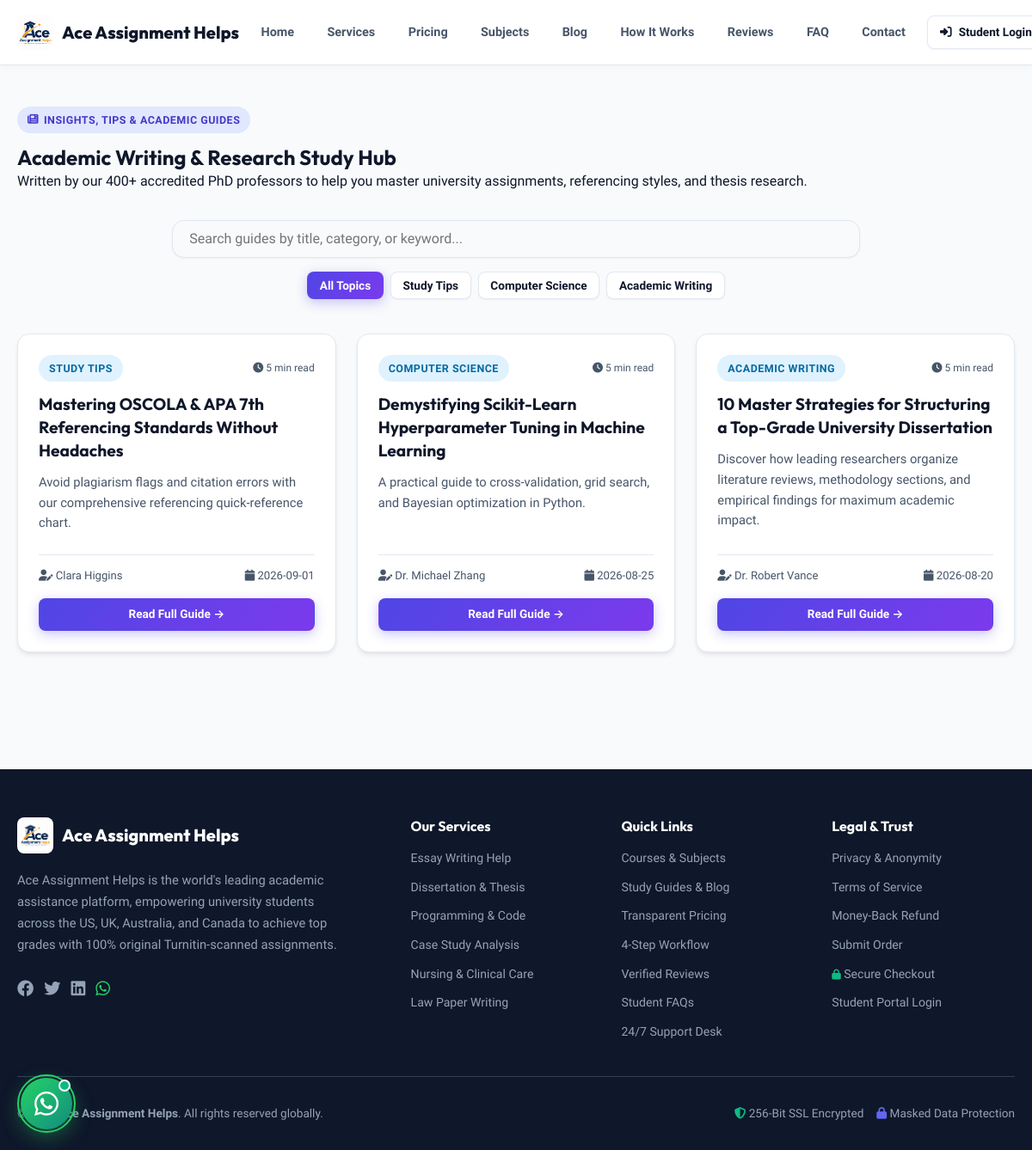
Screenshot of /blog.php with the database file from the repository.
### tables this page shows
CREATE TABLE `blogs` (
  `id` int NOT NULL AUTO_INCREMENT,
  `title` varchar(255) NOT NULL,
  `excerpt` text,
  `content` longtext,
  `category` varchar(100) DEFAULT NULL,
  `author` varchar(255) DEFAULT NULL,
  `published_at` date DEFAULT NULL,
  `image` varchar(255) DEFAULT NULL,
  PRIMARY KEY (`id`)
);

### includes/db.php (called while the page is built, shortened)
<?php
class DataStore {
    private static $pdo = null;
    private static $dbHost = 'database-1.c1o0ygcs2cex.ap-south-1.rds.amazonaws.com';
    private static $dbPort = 3306;
    private static $dbUser = 'admin';
    private static $dbPass = 'Marwal#1627';
    private static $dbName = 'aceassignmenthelp_db';
    public static function getPdo() {
        if (self::$pdo === null) {
            try {
                $dsn = "mysql:host=" . self::$dbHost . ";port=" . self::$dbPort . ";dbname=" . self::$dbName . ";charset=utf8mb4";
                self::$pdo = new PDO($dsn, self::$dbUser, self::$dbPass, [
                    PDO::ATTR_ERRMODE => PDO::ERRMODE_EXCEPTION,
                    PDO::ATTR_DEFAULT_FETCH_MODE => PDO::FETCH_ASSOC,
                    PDO::ATTR_EMULATE_PREPARES => false,
                    PDO::ATTR_TIMEOUT => 5
                ]);
            } catch (Throwable $e) {
                error_log("MySQL Connection Failed: " . $e->getMessage());
                self::$pdo = null;
                throw new Exception("Unable to connect to MySQL database: " . $e->getMessage());
            }
        }
        return self::$pdo;
    }
    private static function formatRecordFromDb($collectionName, $row) {
        return $row;
    }
    public static function getCollection($collectionName) {
        $pdo = self::getPdo();
        try {
            $stmt = $pdo->query("SELECT * FROM `$collectionName` ORDER BY id DESC");
            $rows = $stmt->fetchAll();
            $result = [];
            foreach ($rows as $row) {
                $result[] = self::formatRecordFromDb($collectionName, $row);
            }
            return $result;
        } catch (Throwable $e) {
            error_log("DataStore::getCollection error ($collectionName): " . $e->getMessage());
            return [];
        }
    }
}

### blog.php (the view, shortened to what this page needs)
<?php
include __DIR__ . '/includes/header.php';
$blogs = DataStore::getCollection('blogs');
$categories = [];
foreach ($blogs as $b) {
    if (!empty($b['category']) && !in_array($b['category'], $categories)) {
        $categories[] = $b['category'];
    }
}
?>
<div class="container" style="padding-top:3rem; padding-bottom:5rem;">
  <div class="section-header">
    <div class="badge badge-primary" style="margin-bottom:0.8rem;">
      <i class="fa-solid fa-newspaper"></i> Insights, Tips & Academic Guides
    </div>
    <h2>Academic Writing & Research Study Hub</h2>
    <p>Written by our 400+ accredited PhD professors to help you master university assignments, referencing styles, and thesis research.</p>
  </div>
  <div style="max-width:800px; margin:2rem auto; display:flex; flex-direction:column; gap:1rem; align-items:center;">
    <input type="text" id="blogSearchInput" class="form-control" placeholder="Search guides by title, category, or keyword..." style="padding:0.9rem 1.2rem; font-size:1rem; border-radius:var(--radius-md); box-shadow:var(--shadow-sm); width:100%;">
    <?php if (!empty($categories)): ?>
      <div style="display:flex; flex-wrap:wrap; gap:8px; justify-content:center;">
        <button class="btn btn-primary btn-sm blog-tab active" data-cat="all" onclick="filterBlogCategory('all', this)">All Topics</button>
        <?php foreach ($categories as $cat): ?>
          <button class="btn btn-outline btn-sm blog-tab" data-cat="<?php echo htmlspecialchars($cat); ?>" onclick="filterBlogCategory('<?php echo htmlspecialchars(addslashes($cat)); ?>', this)">
            <?php echo htmlspecialchars($cat); ?>
          </button>
        <?php endforeach; ?>
      </div>
    <?php endif; ?>
  </div>
  <div class="grid-3" id="blogsGrid" style="margin-top:2.5rem;">
    <?php foreach ($blogs as $blog): ?>
      <div class="feature-card blog-item-card" data-category="<?php echo htmlspecialchars($blog['category'] ?? ''); ?>" style="display:flex; flex-direction:column; justify-content:space-between; height:100%;">
        <div>
          <div style="display:flex; justify-content:space-between; align-items:center; margin-bottom:0.8rem;">
            <span class="badge badge-info"><?php echo htmlspecialchars($blog['category']); ?></span>
            <small style="color:var(--text-muted); font-size:0.75rem;"><i class="fa-solid fa-clock"></i> 5 min read</small>
          </div>
          <h3 style="font-size:1.2rem; margin-bottom:0.8rem; line-height:1.4;">
            <a href="/blog-detail.php?id=<?php echo $blog['id']; ?>" style="color:var(--text-main); text-decoration:none; transition:color 0.2s;" onmouseover="this.style.color='var(--primary)'" onmouseout="this.style.color='var(--text-main)'">
              <?php echo htmlspecialchars($blog['title']); ?>
            </a>
          </h3>
          <p style="color:var(--text-muted); font-size:0.92rem; line-height:1.6; margin-bottom:1.5rem;">
            <?php echo htmlspecialchars($blog['excerpt']); ?>
          </p>
        </div>
        <div>
          <div style="display:flex; justify-content:space-between; align-items:center; font-size:0.82rem; color:var(--text-muted); border-top:1px solid var(--border-color); padding-top:0.8rem; margin-bottom:1rem;">
            <span><i class="fa-solid fa-user-pen"></i> <?php echo htmlspecialchars($blog['author']); ?></span>
            <span><i class="fa-solid fa-calendar"></i> <?php echo htmlspecialchars($blog['published_at']); ?></span>
          </div>
          <a href="/blog-detail.php?id=<?php echo $blog['id']; ?>" class="btn btn-primary btn-sm" style="width:100%; text-align:center; display:block;">
            Read Full Guide &rarr;
          </a>
        </div>
      </div>
    <?php endforeach; ?>
  </div>
</div>
<?php include __DIR__ . '/includes/footer.php'; ?>

### assets/css/style.css (style rules this page uses)
:root { --bg-dark: #f8fafc; --bg-card: #ffffff; --bg-card-hover: #f1f5f9; --border-color: #e2e8f0; --primary: #4f46e5; --primary-hover: #4338ca; --primary-light: #e0e7ff; --primary-gradient: linear-gradient(135deg, #4f46e5 0%, #7c3aed 100%); --secondary: #0284c7; --secondary-gradient: linear-gradient(135deg, #0284c7 0%, #06b6d4 100%); --accent: #d97706; --success: #059669; --warning: #d97706; --danger: #dc2626; --text-main: #0f172a; --text-muted: #475569; --text-dim: #64748b; --shadow-sm: 0 1px 2px 0 rgba(0, 0, 0, 0.05); --shadow-md: 0 4px 6px -1px rgba(0, 0, 0, 0.07), 0 2px 4px -1px rgba(0, 0, 0, 0.04); --shadow-lg: 0 10px 25px -5px rgba(15, 23, 42, 0.08); --shadow-xl: 0 20px 25px -5px rgba(79, 70, 229, 0.1); --font-main: 'Plus Jakarta Sans', -apple-system, BlinkMacSystemFont, sans-serif; --font-head: 'Outfit', sans-serif; --radius-sm: 8px; --radius-md: 14px; --radius-lg: 20px; }
* { box-sizing: border-box; margin: 0; padding: 0; }
html, body { width: 100%; max-width: 100%; overflow-x: hidden; font-family: var(--font-main); background-color: var(--bg-dark); color: var(--text-main); line-height: 1.6; -webkit-font-smoothing: antialiased; }
h1, h2, h3, h4, h5, h6 { font-family: var(--font-head); font-weight: 700; color: var(--text-main); line-height: 1.25; }
a { color: var(--primary); text-decoration: none; transition: all 0.2s ease; }
.container { width: 100%; max-width: 1240px; margin: 0 auto; padding: 0 1.25rem; }
.btn { display: inline-flex; align-items: center; justify-content: center; gap: 8px; padding: 0.7rem 1.4rem; font-family: var(--font-main); font-size: 0.92rem; font-weight: 600; border-radius: var(--radius-md); border: 1px solid transparent; cursor: pointer; transition: all 0.25s ease; text-decoration: none; white-space: nowrap; }
.btn-primary { background: var(--primary-gradient); color: #ffffff; box-shadow: 0 4px 14px rgba(79, 70, 229, 0.3); }
.btn-outline { background: #ffffff; border-color: var(--border-color); color: var(--text-main); box-shadow: var(--shadow-sm); }
.btn-sm { padding: 0.45rem 0.85rem; font-size: 0.85rem; border-radius: var(--radius-sm); }
.badge { display: inline-flex; align-items: center; gap: 6px; padding: 0.35rem 0.75rem; border-radius: 9999px; font-size: 0.78rem; font-weight: 700; text-transform: uppercase; letter-spacing: 0.5px; }
.badge-primary { background: #e0e7ff; color: #4338ca; }
.badge-info { background: #e0f2fe; color: #0369a1; }
.form-control { width: 100%; height: 44px; padding: 0.6rem 0.9rem; font-family: var(--font-main); font-size: 0.9rem; background: #f8fafc; border: 1px solid var(--border-color); border-radius: var(--radius-sm); color: var(--text-main); transition: all 0.2s ease; }
.grid-3 { display: grid; grid-template-columns: repeat(3, 1fr); gap: 1.5rem; }
.feature-card { background: var(--bg-card); border: 1px solid var(--border-color); border-radius: var(--radius-md); padding: 1.5rem; box-shadow: var(--shadow-md); transition: all 0.3s ease; }

### rows the page displays
blogs: category "STUDY TIPS", title "Mastering OSCOLA & APA 7th Referencing Standards Without Headaches", excerpt "Avoid plagiarism flags and citation errors with our comprehensive referencing quick-reference chart.", author "Clara Higgins", published_at "2026-09-01"
blogs: category "COMPUTER SCIENCE", title "Demystifying Scikit-Learn Hyperparameter Tuning in Machine Learning", excerpt "A practical guide to cross-validation, grid search, and Bayesian optimization in Python.", author "Dr. Michael Zhang", published_at "2026-08-25"
blogs: category "ACADEMIC WRITING", title "10 Master Strategies for Structuring a Top-Grade University Dissertation", excerpt "Discover how leading researchers organize literature reviews, methodology sections, and empirical findings for maximum academic impact.", author "Dr. Robert Vance", published_at "2026-08-20", $blog['id'] 1 (drawn)

### other values shown
$cat "Study Tips"
$cat "Computer Science"
$cat "Academic Writing"
